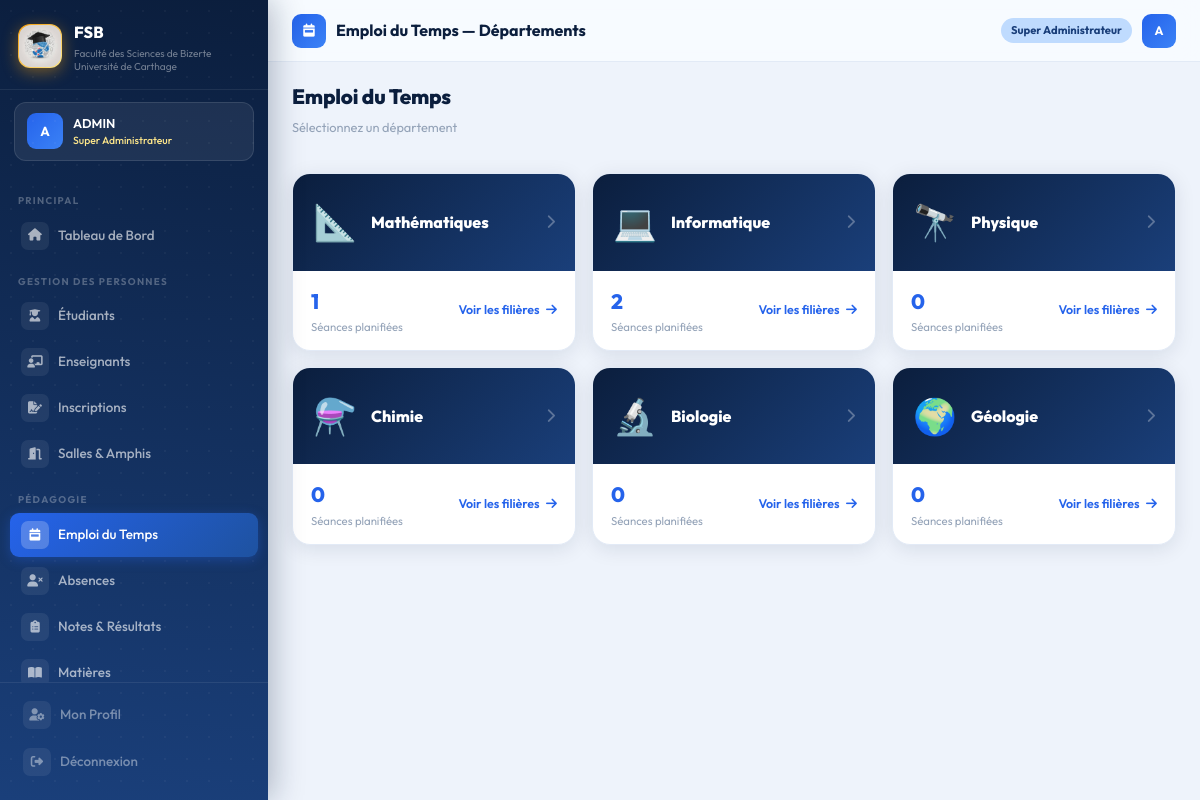
Screenshot of /pedagogie/emploi-du-temps/ (signed in) with the database file from the repository.
### accounts/models.py (models this page shows, shortened)
class CustomUser(AbstractUser):
    ROLE_CHOICES = [
        ('super_admin',  'Super Administrateur'),
        ('admin',        'Administrateur'),
        ('scolarite',    'Agent Scolarité'),
        ('chef_dept',    'Chef de Département'),
        ('doyen',        'Doyen / Vice-Doyen'),
    ]
    role = models.CharField(
        max_length=20,
        choices=ROLE_CHOICES,
        default='scolarite'
    )
    telephone = models.CharField(max_length=20, blank=True)
    departement = models.CharField(max_length=50, blank=True)

### administration/models.py (models this page shows, shortened)
class Departement(models.Model):
    NOM_CHOICES = [
        ('mathematiques',  'Mathématiques'),
        ('informatique',   'Informatique'),
        ('physique',       'Physique'),
        ('chimie',         'Chimie'),
        ('biologie',   'Biologie'),
        ('geologie', 'Géologie'),
    ]
    nom         = models.CharField(max_length=50, choices=NOM_CHOICES, unique=True)
    chef        = models.CharField(max_length=100, blank=True, null=True, help_text="Nom du chef de département")
    email       = models.EmailField(blank=True)
    telephone   = models.CharField(max_length=20, blank=True)
    description = models.TextField(blank=True)

### pedagogie/views.py (the view)
# urls.py: path('emploi-du-temps/', views.edt_departements, name='emploi_du_temps'),
@login_required
def edt_departements(request):
    return render(request, 'pedagogie/edt/nav_departements.html', {
        'dept_data': _dept_data_edt(Departement.objects.all())
    })

### pedagogie/views.py (called while the page is built)
def _dept_data_edt(departements):
    data = []
    for dept in departements:
        nb = EmploiDuTemps.objects.filter(matiere__filiere__departement=dept).count()
        data.append({'dept': dept, 'nb_seances': nb})
    return data

### templates/pedagogie/edt/nav_departements.html
{% extends 'base.html' %}
{% block page_icon %}<i class="fas fa-calendar-week"></i>{% endblock %}
{% block page_title %}Emploi du Temps — Départements{% endblock %}
{% block content %}
<div class="page-header">
  <div><h1>Emploi du Temps</h1><p class="sub">Sélectionnez un département</p></div>
</div>
<div class="row g-3">
  {% for item in dept_data %}
  <div class="col-lg-4 col-md-6 fu fu{{ forloop.counter }}">
    <a href="{% url 'pedagogie:edt_filieres' item.dept.pk %}" style="text-decoration:none">
      <div class="card-fsb" style="transition:all 0.25s;cursor:pointer"
           onmouseover="this.style.transform='translateY(-4px)';this.style.boxShadow='0 12px 28px rgba(37,99,235,0.15)'"
           onmouseout="this.style.transform='translateY(0)';this.style.boxShadow=''">
        <div style="background:linear-gradient(135deg,#0b1e3d,#1a3f7a);padding:20px;display:flex;align-items:center;gap:14px">
          <div style="font-size:2.2rem">
            {% if item.dept.nom == 'informatique' %}💻
            {% elif item.dept.nom == 'mathematiques' %}📐
            {% elif item.dept.nom == 'physique' %}🔭
            {% elif item.dept.nom == 'chimie' %}⚗️
            {% elif item.dept.nom == 'biologie' %}🔬
            {% else %}🌍{% endif %}
          </div>
          <div style="flex:1">
            <div style="font-size:1rem;font-weight:800;color:white">{{ item.dept.get_nom_display }}</div>
          </div>
          <i class="fas fa-chevron-right" style="color:rgba(255,255,255,0.3)"></i>
        </div>
        <div style="padding:14px 18px;display:flex;align-items:center;justify-content:space-between">
          <div>
            <div style="font-size:1.3rem;font-weight:800;color:#2563eb">{{ item.nb_seances }}</div>
            <div style="font-size:0.71rem;color:#94a3b8">Séances planifiées</div>
          </div>
          <div style="font-size:0.78rem;color:#2563eb;font-weight:600">
            Voir les filières <i class="fas fa-arrow-right ms-1"></i>
          </div>
        </div>
      </div>
    </a>
  </div>
  {% endfor %}
</div>
{% endblock %}

### templates/base.html (shortened to what this page needs)
<!DOCTYPE html>
<html lang="fr">
<head>
    <link href="https://cdn.jsdelivr.net/npm/bootstrap@5.3.2/dist/css/bootstrap.min.css" rel="stylesheet">
    <link href="https://cdnjs.cloudflare.com/ajax/libs/font-awesome/6.5.0/css/all.min.css" rel="stylesheet">
    {% load static %}
    <link rel="stylesheet" href="{% static 'css/fsb.css' %}">
</head>
<body>
    {% if user.is_authenticated %}
    <aside class="sidebar" id="sidebar">
        <div class="sidebar-brand">
            <div class="brand-logo">
                <img src="{% static 'images/logo-fsb.jpg' %}" alt="Logo FSB" width="42" height="42"
                    style="border-radius: 12px; object-fit: cover;">
            </div>
            <div>
                <div class="brand-name">FSB</div>
                <div class="brand-desc">Faculté des Sciences de Bizerte<br>Université de Carthage</div>
            </div>
        </div>
        <div class="sidebar-user">
            <div class="user-avatar">{{ user.first_name|first|upper }}{{ user.last_name|first|upper }}</div>
            <div>
                <div class="user-fullname">{{ user.get_full_name|truncatechars:22 }}</div>
                <div class="user-role-badge">{{ user.get_role_display }}</div>
            </div>
        </div>
        <nav class="sidebar-nav">
            <span class="nav-section">Principal</span>
            <a href="{% url 'administration:dashboard' %}"
                class="sidebar-link {% if request.resolver_match.url_name == 'dashboard' %}active{% endif %}">
                <span class="s-icon"><i class="fas fa-home"></i></span>Tableau de Bord
            </a>
            <span class="nav-section">Gestion des Personnes</span>
            <a href="{% url 'administration:liste_etudiants' %}"
                class="sidebar-link {% if 'etudiants' in request.path %}active{% endif %}">
                <span class="s-icon"><i class="fas fa-user-graduate"></i></span>Étudiants
            </a>
            <a href="{% url 'administration:liste_enseignants' %}"
                class="sidebar-link {% if 'enseignants' in request.path %}active{% endif %}">
                <span class="s-icon"><i class="fas fa-chalkboard-teacher"></i></span>Enseignants
            </a>
            <a href="{% url 'administration:inscriptions' %}"
                class="sidebar-link {% if 'inscriptions' in request.path %}active{% endif %}">
                <span class="s-icon"><i class="fas fa-file-signature"></i></span>Inscriptions
            </a>
            <a href="{% url 'administration:salles' %}"
                class="sidebar-link {% if 'salles' in request.path %}active{% endif %}">
                <span class="s-icon"><i class="fas fa-door-open"></i></span>Salles & Amphis
            </a>
            <span class="nav-section">Pédagogie</span>
            <a href="{% url 'pedagogie:emploi_du_temps' %}"
                class="sidebar-link {% if 'emploi' in request.path %}active{% endif %}">
                <span class="s-icon"><i class="fas fa-calendar-week"></i></span>Emploi du Temps
            </a>
            <a href="{% url 'pedagogie:absences' %}"
                class="sidebar-link {% if 'absences' in request.path %}active{% endif %}">
                <span class="s-icon"><i class="fas fa-user-times"></i></span>Absences
            </a>
            <a href="{% url 'pedagogie:notes' %}"
                class="sidebar-link {% if 'notes' in request.path %}active{% endif %}">
                <span class="s-icon"><i class="fas fa-clipboard-list"></i></span>Notes & Résultats
            </a>
            <a href="{% url 'pedagogie:matieres' %}"
                class="sidebar-link {% if 'matieres' in request.path %}active{% endif %}">
                <span class="s-icon"><i class="fas fa-book-open"></i></span>Matières
            </a>
        </nav>
        <div class="sidebar-footer">
            <a href="{% url 'accounts:profile' %}" class="sidebar-link" style="margin-bottom:3px">
                <span class="s-icon"><i class="fas fa-user-cog"></i></span>Mon Profil
            </a>
            <a href="{% url 'accounts:logout' %}" class="sidebar-link danger">
                <span class="s-icon"><i class="fas fa-sign-out-alt"></i></span>Déconnexion
            </a>
        </div>
    </aside>
    <div class="main-wrapper">
        <header class="topbar">
            <div class="topbar-left">
                <div class="topbar-icon">{% block page_icon %}<i class="fas fa-th"></i>{% endblock %}</div>
                <span class="topbar-title">{% block page_title %}Tableau de Bord{% endblock %}</span>
            </div>
            <div class="topbar-right">
                <span class="role-chip">{{ user.get_role_display }}</span>
                <a class="user-avatar"
                    style="width:34px;height:34px;font-size:0.77rem;border-radius:9px;cursor:pointer;display:inline-flex;align-items:center;justify-content:center;text-decoration:none"
                    href="{% url 'accounts:profile' %}">
                    {{ user.first_name|first|upper }}{{ user.last_name|first|upper }}
                </a>
            </div>
        </header>
        <div class="content-area">
            {% block content %}{% endblock %}
        </div>
    </div>
    {% else %}
    {% block full_content %}{% endblock %}
    {% endif %}
    {% load static %}
</body>
</html>

### rows the page displays
CustomUser: first_name|first "A", get_full_name "ADMIN", role "Super Administrateur"
Departement: dept.nom "Mathématiques", nb_seances "1"
Departement: dept.nom "Informatique", nb_seances "2"
Departement: dept.nom "Physique", nb_seances "0"
Departement: dept.nom "Chimie", nb_seances "0"
Departement: dept.nom "Biologie", nb_seances "0"
Departement: dept.nom "Géologie", nb_seances "0"
